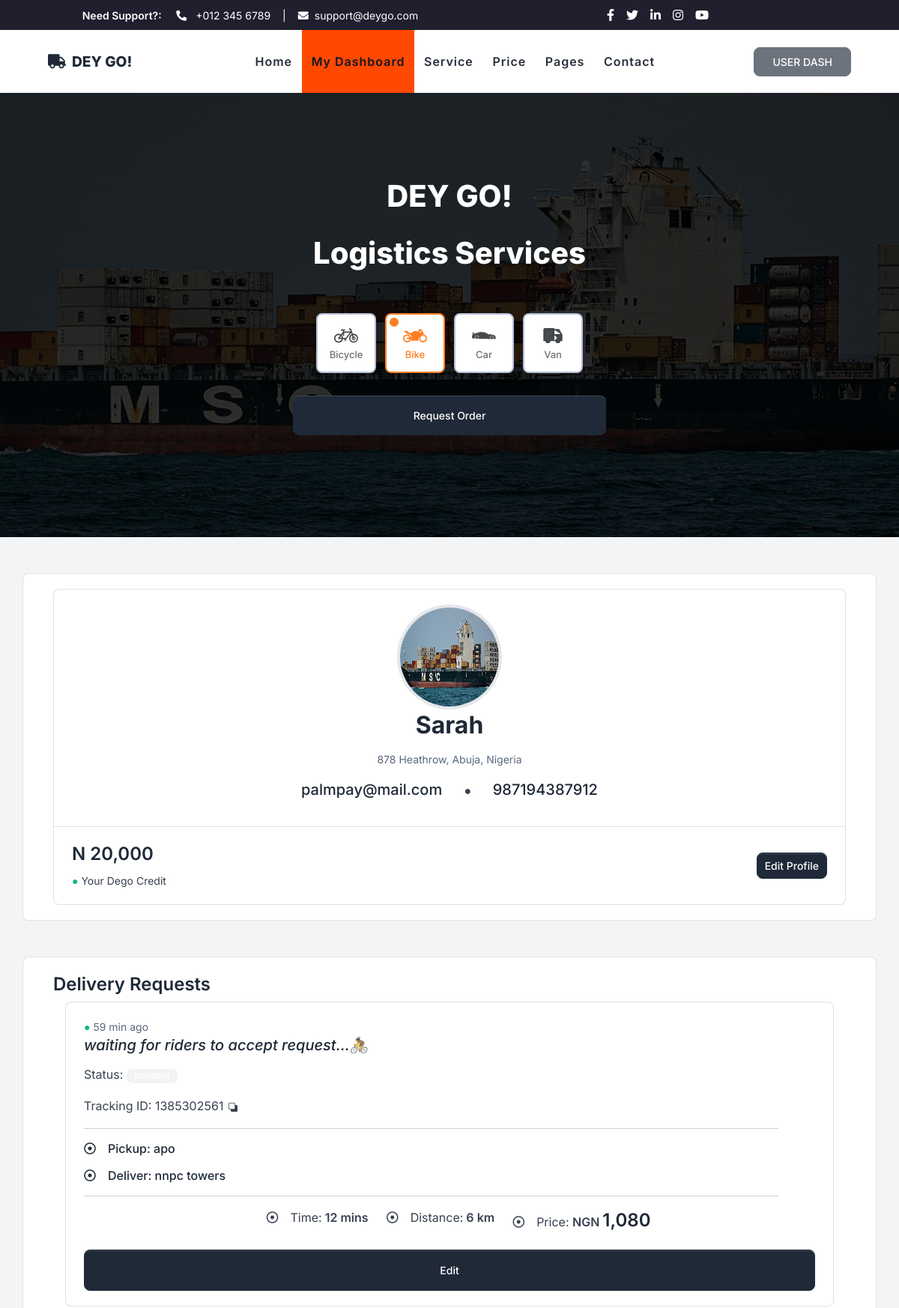
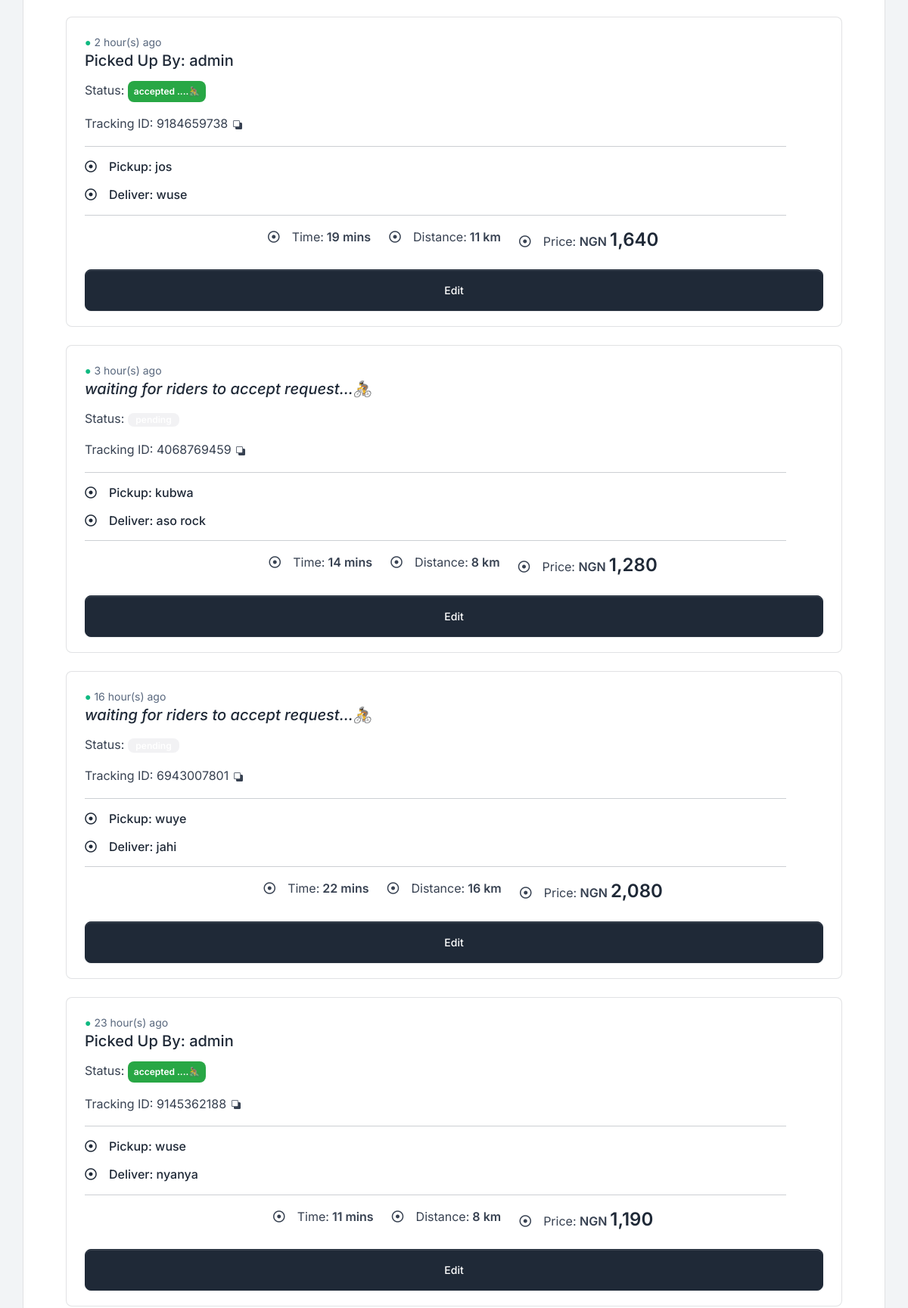
Screenshot of /user-dash (signed in, upper part) with the database file from the repository (2 pictures, top to bottom).
### auth.py (models this page shows, shortened)
class UserSignup(db.Model, UserMixin):
    __tablename__ = 'usersignup'
    id = db.Column(db.Integer, primary_key=True)
    full_name = db.Column(db.String)
    address = db.Column(db.String)
    phone = db.Column(db.Integer, unique=True, nullable=False)
    email = db.Column(db.String, unique=True, nullable=False)
    password = db.Column(db.String)
    con_password = db.Column(db.String)
    user = db.relationship('Orders', backref='order')

class Orders(db.Model):
    id = db.Column(db.Integer, primary_key=True)
    pickup = db.Column(db.String)
    dropoff = db.Column(db.String)
    delivery_time = db.Column(db.String)
    delivery_distance = db.Column(db.String)
    delivery_cost = db.Column(db.String)
    pickup_coord = db.Column(db.String)
    dropoff_coord = db.Column(db.String)
    placed_by = db.Column(db.String) #placed_by=current_user.name
    placed_by_id = db.Column(db.String) #placed_by=current_user.id
    time_created = db.Column(db.DateTime, default=datetime.now)
    track_id = db.Column(db.String, default=ran_id)
    status = db.Column(db.String(20), default='pending')
    driver_id = db.Column(db.Integer, db.ForeignKey('partnersignup.id'))
    user_id = db.Column(db.Integer, db.ForeignKey('usersignup.id'))
    accepted_by = db.Column(db.String)

class PartnerSignup(db.Model, UserMixin):
    __tablename__ = 'partnersignup'
    id = db.Column(db.Integer, primary_key=True)
    username = db.Column(db.String)
    email = db.Column(db.String, unique=True, nullable=False)
    password = db.Column(db.String)
    con_password = db.Column(db.String)
    driver_lat = db.Column(db.String)
    driver_lon = db.Column(db.String)
    driver = db.relationship('Orders', backref='partner')

### auth.py (the view, shortened to what this page needs)
@app.route("/user-dash", methods=["POST", "GET"])
@login_required
def user_dash():
    if session['type'] != 'user':
        flash("You currently do not have permission to access this page!", category='error')
        return redirect(url_for('home'))
    user_id = current_user.id
    order_qry = Orders.query.filter(Orders.order.has(id=user_id)).order_by(Orders.id.desc()).all()
    basecharge = 300
    cost_per_min = 30
    cost_per_km = 70
    timestamp = datetime.now()
    form = RequestOrderForm(request.form)
    return render_template("user-dash.html",
                           order_qry=order_qry,
                           form=form,
                           timestamp=timestamp)

### auth.py (called while the page is built)
@login_manager.user_loader
def load_user(user_id):
    type = session.get('type')
    if type == 'user':
        user = UserSignup.query.get(int(user_id))
    elif type == 'partner':
        user = PartnerSignup.query.get(int(user_id))
    else:
        user = None
    return user

def total_seconds_filter(td):
    return td.total_seconds()

### templates/user-dash.html (shortened to what this page needs)
<!DOCTYPE html>
<html lang="en">
<head>
    <link href='https://api.tiles.mapbox.com/mapbox-gl-js/v2.13.0/mapbox-gl.css' rel='stylesheet' />
    <link rel="stylesheet" href="https://cdn.jsdelivr.net/npm/bootstrap-icons@1.10.5/font/bootstrap-icons.css">
    <link href="https://cdnjs.cloudflare.com/ajax/libs/font-awesome/5.10.0/css/all.min.css" rel="stylesheet">
    <link href="{{ url_for('static', filename='owl.carousel.min.css') }}" rel="stylesheet">
    <link href="{{ url_for('static', filename='style.css') }}" rel="stylesheet">
</head>
<body>
    <div class="container-fluid bg-dark">
        <div class="row py-2 px-lg-5">
            <div class="col-lg-6 text-center text-lg-left mb-2 mb-lg-0">
                <div class="d-inline-flex align-items-center text-white">
                    <small><b class="px-3">Need Support?: </b><i class="fa fa-phone-alt mr-2"></i> +012 345 6789</small>
                    <small class="px-3">|</small>
                    <small><i class="fa fa-envelope mr-2"></i>support@deygo.com</small>
                </div>
            </div>
            <div class="col-lg-6 text-center text-lg-right">
                <div class="d-inline-flex align-items-center">
                    <a class="text-white px-2" href="">
                        <i class="fab fa-facebook-f"></i>
                    </a>
                    <a class="text-white px-2" href="">
                        <i class="fab fa-twitter"></i>
                    </a>
                    <a class="text-white px-2" href="">
                        <i class="fab fa-linkedin-in"></i>
                    </a>
                    <a class="text-white px-2" href="">
                        <i class="fab fa-instagram"></i>
                    </a>
                    <a class="text-white pl-2" href="">
                        <i class="fab fa-youtube"></i>
                    </a>
                </div>
            </div>
        </div>
    </div>
    <div class="container-fluid p-0">
        <nav class="navbar navbar-expand-lg bg-light navbar-light py-3 py-lg-0 px-lg-5">
            <a href="index.html" class="navbar-brand ml-lg-3">
                <h1 class="m-0 display-5 text-uppercase text-primary"><i class="fa fa-truck mr-2"></i>DEY GO!</h1>
            </a>
            <div class="collapse navbar-collapse justify-content-between px-lg-3" id="navbarCollapse">
                <div class="navbar-nav m-auto py-0">
                    <a href="/home" class="nav-item nav-link">Home</a>
                    <a href="/" class="nav-item nav-link active">My Dashboard</a>
                    <a href="/" class="nav-item nav-link">Service</a>
                    <a href="/" class="nav-item nav-link">Price</a>
                    <div class="nav-item dropdown">
                        <a href="#" class="nav-link dropdown-toggle" data-toggle="dropdown">Pages</a>
                    </div>
                    <a href="/contact" class="nav-item nav-link">Contact</a>
                </div>
                <a href="" class="btn btn-primary py-2 px-4 d-none d-lg-block disabled">USER DASH</a>
            </div>
        </nav>
    </div>
    <div class="jumbotron jumbotron-fluid mb-5">
        <div class="container text-center py-5">
            <h1 class="text-primary mb-4 text-white"> DEY GO! </h1>
            <h1 class="text-white display-3 mb-5">Logistics  Services</h1>
    <div class="container radio-inputs">
		<label>
				<span class="radio-tile">
					<span class="radio-icon">
					</span>
					<span class="radio-label">Bicycle</span>
				</span>
		</label>
		<label>
			<span class="radio-tile">
				<span class="radio-icon">
				</span>
				<span class="radio-label">Bike</span>
			</span>
		</label>
		<label>
			<span class="radio-tile">
				<span class="radio-icon">
				</span>
				<span class="radio-label">Car</span>
			</span>
		</label>
        <label>
			<span class="radio-tile">
				<span class="radio-icon">
                </span>
				<span class="radio-label">Van</span>
			</span>
		</label>
</div>
<br>
            <div class="mx-auto" style="width: 100%; max-width: 600px;">
                <div class="container mb-4 w-75">
                    <div class="mb-4">
                        <button class="btn btn-primary btn-block border-0 py-3"  data-toggle="modal" data-target="#exampleModal">Request Order</button>
                    </div>
                </div>
            </div>
        </div>
    </div>
    <div class="container card">
        <div class="card-body">
          <div class="card mb-0">
            <div class="card-body text-center">
              <a href="../profile-posts.html" class="avatar avatar-xl card-avatar card-avatar-top">
                <img src="{{ url_for('static', filename='header.jpg') }}" class="avatar-img rounded-circle border border-4 border-card" style= "height:140px; width:140px;" alt="...">
              </a>
              <h2 class="card-title">
                <a href="../profile-posts.html">{{ current_user.full_name }}</a>
              </h2>
              <p class="small text-muted mb-3">
                {{ current_user.address }}, Abuja, Nigeria
              </p>
              <p class="card-text ">
                <span class="light text-muted">
                    <h5 style= "display: inline;"> {{ current_user.email }} </h5>
                </span>
                <span class="mr-4 ml-4" >●</span>
                <span class="bg-light text-muted">
                    <h5 style= "display: inline;"> {{ current_user.phone }}</h5>
                </span>
              </p>
            </div>
            <div class="card-footer card-footer-boxed">
              <div class="row align-items-center justify-content-between">
                <div class="col-auto">
                  <small>
                    <h4>  N 20,000</h4>
                    <span class="text-success">●</span> Your Dego Credit
                  </small>
                </div>
                <div class="col-auto">
                  <a href="#!" class="btn btn-sm btn-primary">
                    Edit Profile
                  </a>
                </div>
              </div>
            </div>
          </div>
        </div>
      </div>
<br>
<br>
<div class="container card">
    <div class="card-body">
    <h4> Delivery Requests </h4>
    {% if order_qry.id == None %}
    <p><i>You have no Delivery requests yet...</i></p>
        </div>
        </div>
    {%else%}
        {% for order_qry in order_qry %}
        <div class="container">
            <div class="card">
                <div class="card-body">
                    <span class="small text-muted mb-3 align-right"><span class="text-success">●</span>
                        {% set variable1 = timestamp %}
                        {% set variable2 = order_qry.time_created %}
                        {% set result = variable1 - variable2 %}
                        {% set result2 = result/60 %}
                        {% set resultmin = result2|total_seconds %}
                        {% set hours = resultmin/60 %}
                        {% set days = resultmin/1440 %}
                        {% if resultmin|int < 1 %} just now
                        {% elif resultmin|int == 1 %} 1 min ago
                        {% elif resultmin|int < 60  %} {{ resultmin|int }} min ago
                        {% elif resultmin|int < 1440 %} {{ hours|int }} hour(s) ago
                        {% else %} {{ days|int }} days ago
                        {% endif %}
                    </span>
                    {% if order_qry.partner.username == NONE %}
                    <h5 class="card-title"><i> waiting for riders to accept request...🚴</i></h5>
                    {% else %}
                    <h5 class="card-title">Picked Up By: {{ order_qry.partner.username }}</h5>
                    {% endif %}
                {% if order_qry.status == 'accepted' %}
                    <p class="card-text">Status: <span class="badge badge-pill p-2 badge-success"> {{ order_qry.status }}   ....🚴</span> </p>
                {% else %}
                    <p class="card-text">Status: <span class="badge badge-pill badge-secondary"> {{ order_qry.status }} </span> </p>
                {% endif %}
                <p class="card-text">Tracking ID: {{ order_qry.track_id }} <svg xmlns="http://www.w3.org/2000/svg" width="16" height="12" fill="currentColor" class="bi bi-back" viewBox="0 0 16 16">
                    <path d="M0 2a2 2 0 0 1 2-2h8a2 2 0 0 1 2 2v2h2a2 2 0 0 1 2 2v8a2 2 0 0 1-2 2H6a2 2 0 0 1-2-2v-2H2a2 2 0 0 1-2-2V2zm2-1a1 1 0 0 0-1 1v8a1 1 0 0 0 1 1h8a1 1 0 0 0 1-1V2a1 1 0 0 0-1-1H2z"/>
                </svg></p>
                <hr style="width:95%;text-align:left;margin-left:0">
                    <p><h6><i class="far fa-dot-circle text-primary mr-3"></i>Pickup: {{ order_qry.pickup }}</h6>
                    <p><h6><i class="far fa-dot-circle text-primary mr-3"></i>Deliver: {{ order_qry.dropoff }} </h6>
            <hr style="width:95%;text-align:left;margin-left:0">
                <div class="d-flex justify-content-center">
                    <div class="ml-4"><span class="far fa-dot-circle mr-3"></span>Time:<b> {{order_qry.delivery_time}} mins</b></div>
                    <div class="ml-4"><span class="far fa-dot-circle mr-3"></span>Distance:<b> {{order_qry.delivery_distance}} km </b> </div>
                    <div class="ml-4"><span class="far fa-dot-circle mr-3"></span>Price: <b>NGN <h4 style= "display: inline;"> {{order_qry.delivery_cost}} </h4></b></div>
                </div>
                <br>
                    <a href="#" class="btn btn-primary w-100 p-3">Edit</a>
                </div>
            </div>
            </div>
            <br>
            {% endfor %}
            {%endif%}
</div>
</div>
    <br>
    <br>
<link type="text/css" href="{{ url_for('static', filename="volt.css") }}" rel="stylesheet">
</body>
</html>

### templates/user-dash.html (style rules this page uses)
.radio-inputs { display: flex; justify-content: center; align-items: center; max-width: 350px; -webkit-user-select: none; -moz-user-select: none; -ms-user-select: none; user-select: none; }
.radio-inputs > * { margin: 6px; }
.radio-input:checked + .radio-tile { border-color: #ff7e22; box-shadow: 0 5px 10px rgba(0, 0, 0, 0.1); color: #ff7e22; }
.radio-input:checked + .radio-tile:before { transform: scale(1); opacity: 1; background-color: #ff7e22; border-color: #ff7e22; }
.radio-input:checked + .radio-tile .radio-icon svg { fill: #ff7e22; }
.radio-input:checked + .radio-tile .radio-label { color: #ff7e22; }
.radio-tile { display: flex; flex-direction: column; align-items: center; justify-content: center; width: 80px; min-height: 80px; border-radius: 0.5rem; border: 2px solid #b5bfd9; background-color: #fff; box-shadow: 0 5px 10px rgba(0, 0, 0, 0.1); transition: 0.15s ease; cursor: pointer; position: relative; }
.radio-tile:before { content: ""; position: absolute; display: block; width: 0.75rem; height: 0.75rem; border: 2px solid #b5bfd9; background-color: #fff; border-radius: 50%; top: 0.25rem; left: 0.25rem; opacity: 0; transform: scale(0); transition: 0.25s ease; }
.radio-icon svg { width: 2rem; height: 2rem; fill: #494949; }
.radio-label { color: #707070; transition: 0.375s ease; text-align: center; font-size: 13px; }

### rows the page displays
UserSignup: full_name "Sarah", address "878 Heathrow", email "palmpay@mail.com", phone "987194387912"
Orders: resultmin "59", shows "waiting for riders to accept request...🚴", track_id "1385302561", pickup "apo", dropoff "nnpc towers", delivery_time "12", delivery_distance "6", delivery_cost "1,080"
Orders: hours "2", partner.username "admin", status "accepted", track_id "9184659738", pickup "jos", dropoff "wuse", delivery_time "19", delivery_distance "11", delivery_cost "1,640"
Orders: id "3", shows "waiting for riders to accept request...🚴", track_id "4068769459", pickup "kubwa", dropoff "aso rock", delivery_time "14", delivery_distance "8", delivery_cost "1,280"
Orders: delivery_distance "16", shows "waiting for riders to accept request...🚴", track_id "6943007801", pickup "wuye", dropoff "jahi", delivery_time "22", delivery_cost "2,080"
Orders: hours "23", partner.username "admin", status "accepted", track_id "9145362188", pickup "wuse", dropoff "nyanya", delivery_time "11", delivery_distance "8", delivery_cost "1,190"
